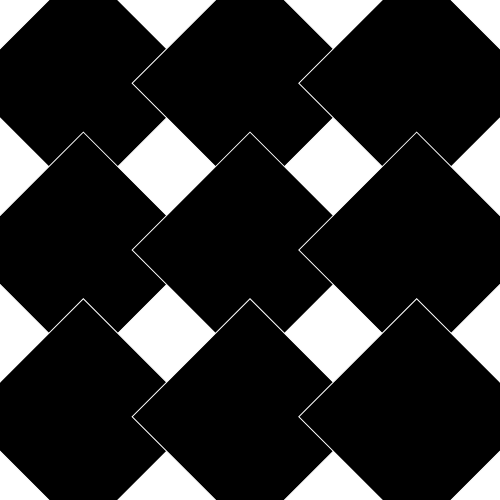
Frame 1 (no input)
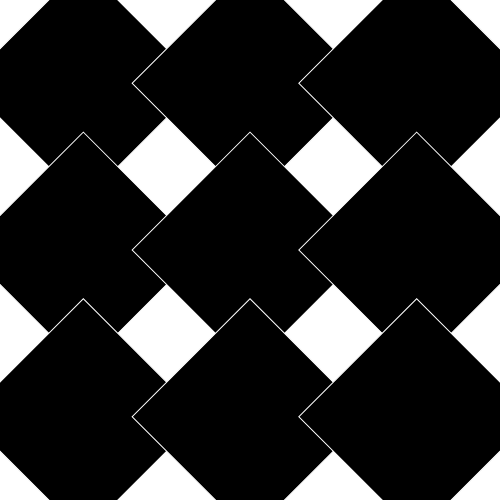
Frame 60 (no input)
Frame 120 (the mouse pressed at the canvas centre since frame 60): identical to frame 60, image omitted

The p5.js sketch that drew these frames (run headless with seeded random() and noise() and a simulated clock; from frame 60 on, the mouse is pressed at the canvas centre):

// p5.js sketch
// ── sketch.js
// GLOBAL VARIABLES
var numberTiles;
var tileWidth;
// The setup function is called once when the program starts. It initializes the canvas properties such as canvas size, colorMode etc.
function setup(){
    // defines the size of the canvas in pixels, in the browser window.
    createCanvas(500,500);
    ellipseMode(CENTER);
    rectMode(CENTER);
    angleMode(DEGREES);
}

// Unlike the setup function, the draw function constantly executes all the lines of code found within it.
function draw(){
    // This determine the background color of the canvas.
    // background(90);
    numberTiles = 3;
    tileWidth = width/numberTiles;
    // translate(tileWidth/2,tileWidth/2);
    for(var gridY = 0; gridY < numberTiles; gridY++){
      for(var gridX = 0; gridX < numberTiles; gridX++){
        var posX = tileWidth * gridX + tileWidth/2;
        var posY = tileWidth * gridY + tileWidth/2;
        fill(0);
        stroke(255);
        strokeWeight(1);
        push();
        translate(posX, posY);
        rotate(45);
        rect(0, 0, tileWidth, tileWidth);
        pop();
      }
    }
}
